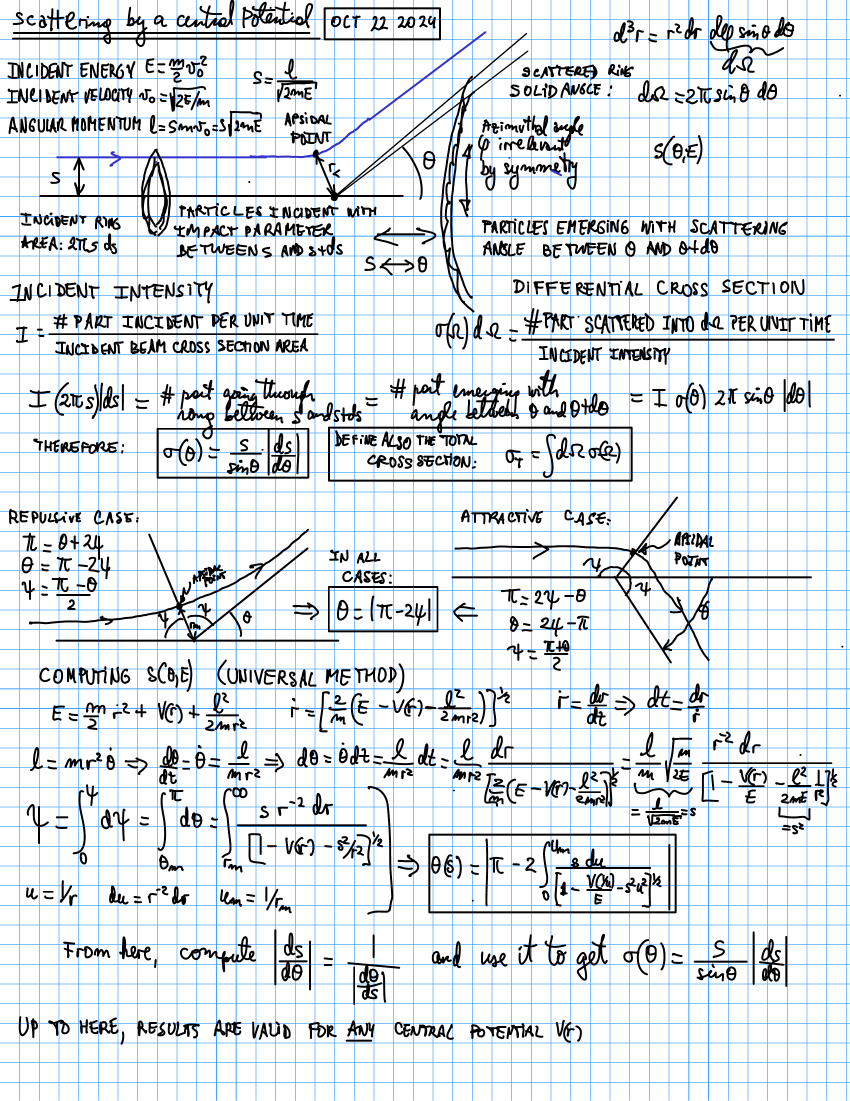
#> input picture Castillo_AI_TA_Project/Multi_Agent_Approach/MyNotes/ForColleagues/Worked_Example/Intermediate/pages/page-1.png, 2550 x 3301 px, found by its file name (shown at 1/3 size)
$ python scr_h.py
#> lines starting #> are read from the running program, lines starting #| are printed output that depends on the picture; after the words box and inside, x2 and y2 are one past the last pixel; in counts of white or black regions, pixels touching at a corner belong together
import numpy as np
from PIL import Image
BASE="/home/plewis/Research/_Completed/AI_TA_Castillo_Project/Multi_Agent_approach/MyNotes/"
a=np.asarray(Image.open(BASE+"staging/scattering_hamiltonian/pages/page-1.png").convert("RGB")).astype(int)
R,G,B=a[:,:,0],a[:,:,1],a[:,:,2]
#> R: shape (3301, 2550) int64; 158 distinct labels, from 0 to 255
#> G: shape (3301, 2550) int64; 171 distinct labels, from 0 to 255
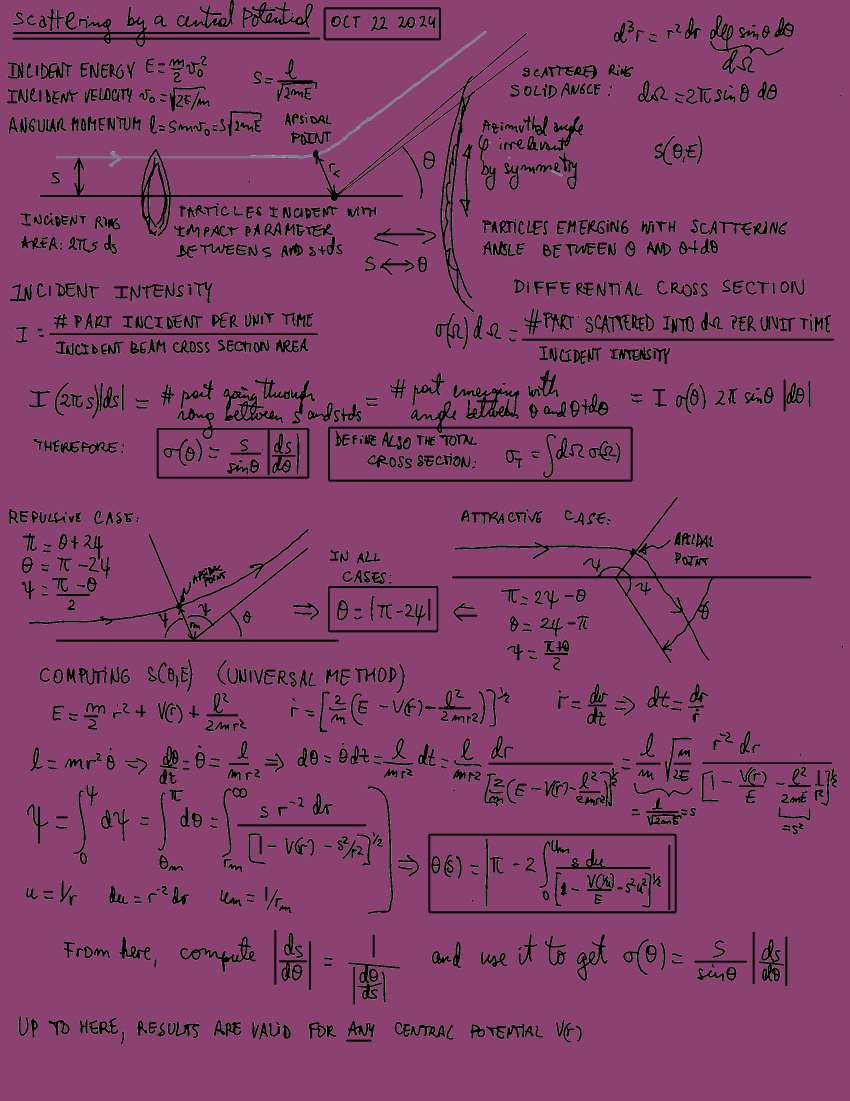
#> B: shape (3301, 2550) int64 (shown at 1/3 size); 162 distinct labels, from 0 to 255; one colour per label, 0 black
mx=a.max(2); mn=a.min(2)
print("global: mean RGB",a.reshape(-1,3).mean(0).round(1),"  bg mode:",np.bincount((a.reshape(-1,3)@np.array([1,0,0])).astype(int)).argmax())
#| global: mean RGB [219.4 225.4 231.4]   bg mode: 255
# sample the blue trajectory: in fig1 crop coords the beam line is near y=470 abs (150+320), x 400-900 abs (20+380)
print("\n-- sample rows across the blue beam line, page1 abs y 455..480, x 500..900 --")
sub=a[455:485,500:900]
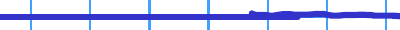
#> sub: shape (30, 400, 3) int64; mean R, G, B 205.5, 208.7, 244.2
d=sub[(sub.max(2)<245)]
#> d = 2603 rows, first 8: [207, 207, 243], [139, 139, 226], [154, 154, 229], [154, 154, 229], [51, 51, 204], [51, 51, 204], [51, 51, 204], [51, 51, 204]
print("n dark-ish px:",len(d)," mean:",d.mean(0).round(1) if len(d) else None)
#| n dark-ish px: 2603  mean: [ 55.7  56.1 205.4]
# histogram of (B-R) for pixels with max<250
sel=(mx<250)
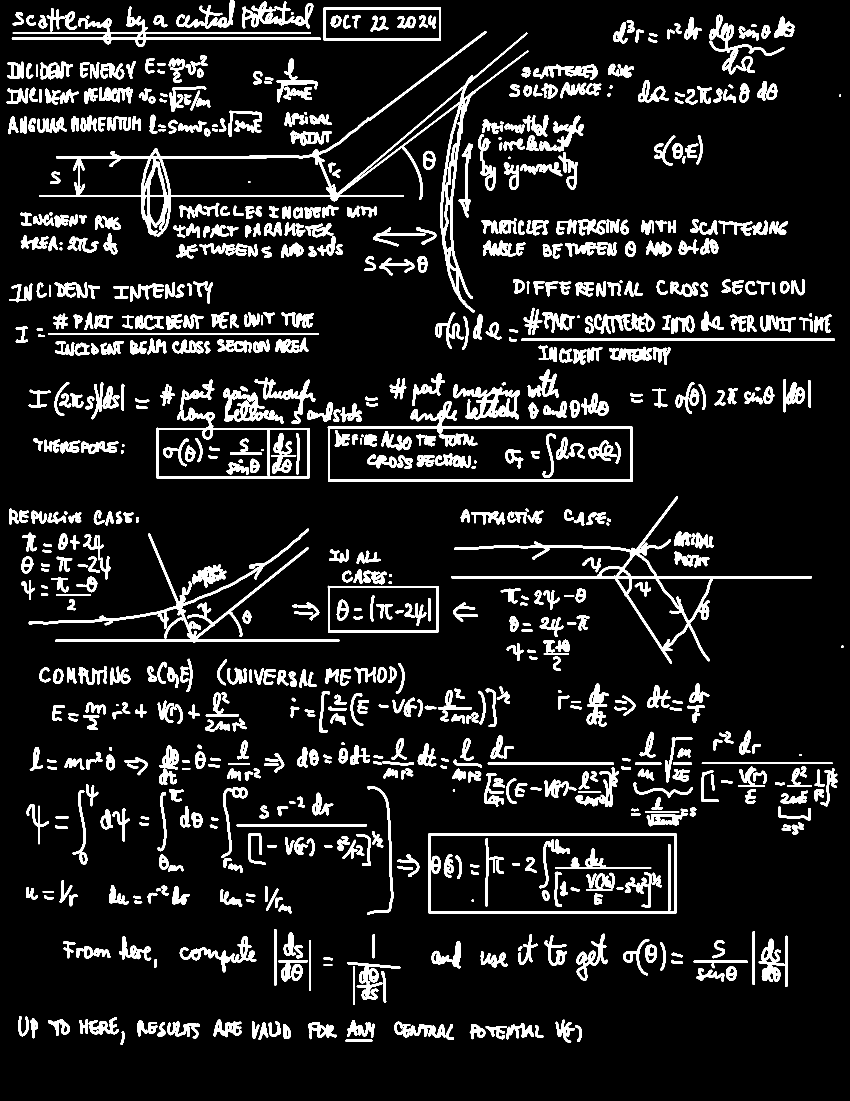
#> sel: shape (3301, 2550) bool (shown at 1/3 size); 10.6% white; 923 white regions, largest, box (x1, y1, x2, y2) and area: (118, 93, 1585, 938) 49912, (1354, 1489, 2436, 1991) 23853, (86, 1586, 1019, 1928) 22791
br=(B-R)[sel]
print("\n(B-R) histogram for px with max<250 (n=%d):"%sel.sum())
#| (B-R) histogram for px with max<250 (n=889315):
h,e=np.histogram(br,bins=[-50,-20,0,10,20,30,45,60,80,100,130,160,200,256])
#> h = [0, 0, 867783, 1225, 79, 844, 906, 1510, 1460, 2117, 10457, 2934, 0]; e = [-50, -20, 0, 10, 20, 30, 45, 60, 80, 100, 130, 160, 200, 256]
for i in range(len(h)): print(f"   B-R [{e[i]:>4},{e[i+1]:>4}): {h[i]:>9}")
#> this loop made 13 passes
#|    B-R [ -50, -20):         0
#|    B-R [ -20,   0):         0
#|    B-R [   0,  10):    867783
#|    B-R [  10,  20):      1225
#|    B-R [  20,  30):        79
#|    B-R [  30,  45):       844
#|    B-R [  45,  60):       906
#|    B-R [  60,  80):      1510
#> (further printed lines are left out)
print("\nmax-channel histogram for px with (B-R)>=45:")
sel2=(B-R)>=45
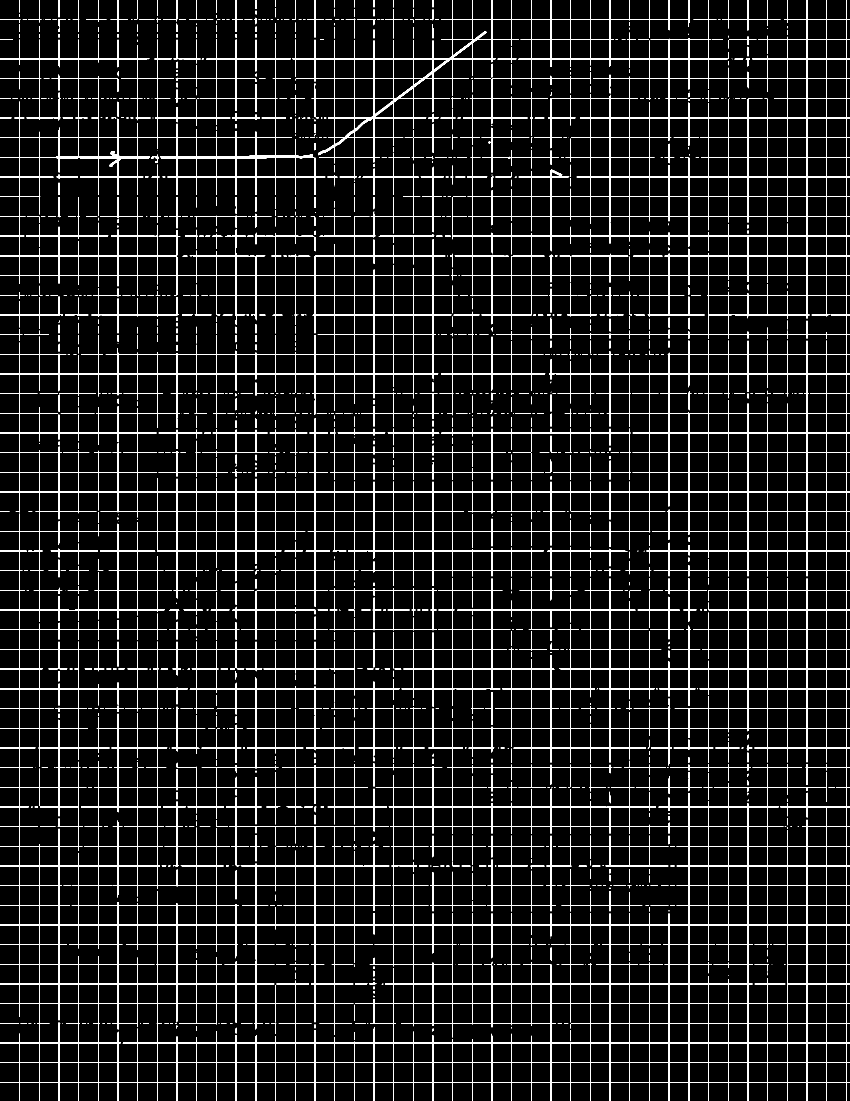
#> sel2: shape (3301, 2550) bool (shown at 1/3 size); 6.3% white in thin lines or dots
h,e=np.histogram(mx[sel2],bins=[0,60,100,140,170,190,210,225,240,256])
#> h = [3, 2020, 1292, 1895, 565, 9364, 2282, 1121, 514704]; e = [0, 60, 100, 140, 170, 190, 210, 225, 240, 256]
for i in range(len(h)): print(f"   max [{e[i]:>4},{e[i+1]:>4}): {h[i]:>9}")
#> this loop made 9 passes
#|    max [   0,  60):         3
#|    max [  60, 100):      2020
#|    max [ 100, 140):      1292
#|    max [ 140, 170):      1895
#|    max [ 170, 190):       565
#|    max [ 190, 210):      9364
#|    max [ 210, 225):      2282
#|    max [ 225, 240):      1121
#> (further printed lines are left out)
print("\n-- candidate rules, page 1 --")
grid = (B-R>=45)&(mx>=200)          # pale blue ruling
#> grid: shape (3301, 2550) bool; 6.3% white in thin lines or dots
bluepen=(B-R>=45)&(mx<200)
#> bluepen: shape (3301, 2550) bool; 0.08% white in thin lines or dots
blackpen=(mx<200)&(B-R<45)
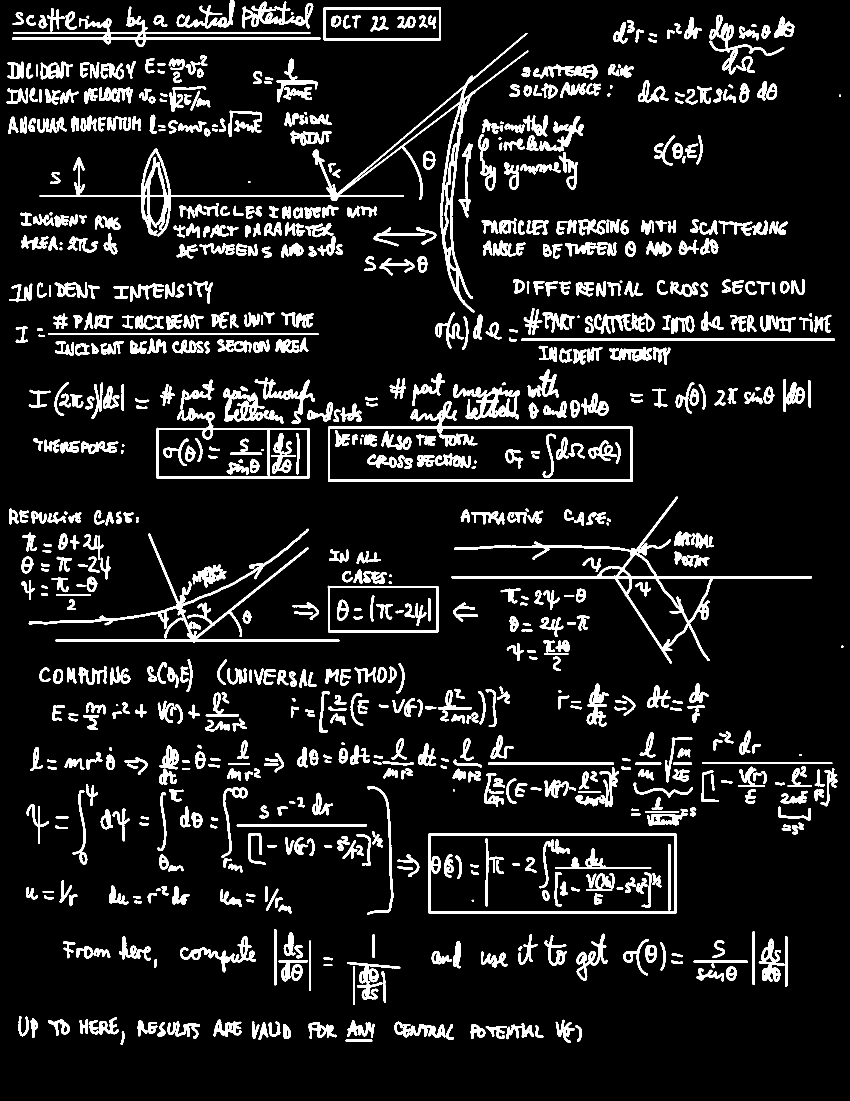
#> blackpen: shape (3301, 2550) bool (shown at 1/3 size); 9.8% white; 952 white regions, largest, box (x1, y1, x2, y2) and area: (119, 99, 1585, 938) 37784, (1354, 1490, 2436, 1991) 22475, (86, 1586, 1018, 1927) 21526
print("pale-blue ruling px:",int(grid.sum()),"  blue PEN px:",int(bluepen.sum()),"  black pen px:",int(blackpen.sum()))
#| pale-blue ruling px: 526771   blue PEN px: 6475   black pen px: 822029
for nm,m in (("ruling",grid),("bluepen",bluepen)):
    d=a[m]; print(f"   {nm} mean RGB {d.mean(0).round(1)}")
#> this loop made 2 passes
#> nm on passes 1 to 2: 'ruling', 'bluepen'
#|    ruling mean RGB [ 63.9 159.  253.9]
#|    bluepen mean RGB [ 33.1  83.3 133.4]
